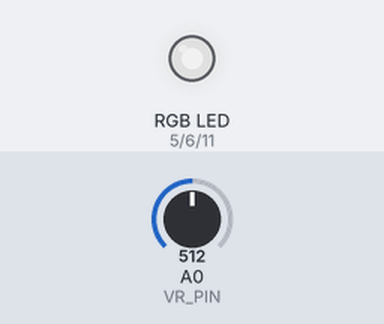
This sketch was run on a simulated Arduino Uno, built with avr-gcc and run on an emulated ATmega328P. Shown: an RGB LED mixed from three pins (HIGH = lit). Inputs (shaded band) come from the test bench; at power-on: A0 (VR_PIN) = 512. Dim RGB values are drawn brighter than linear; what the sketch prints to the serial monitor is not drawn.

Above: at 1.2 s.
1.3 s: A0 (VR_PIN) set to 433
2.8 s: A0 (VR_PIN) set to 411
At 4.0 s:
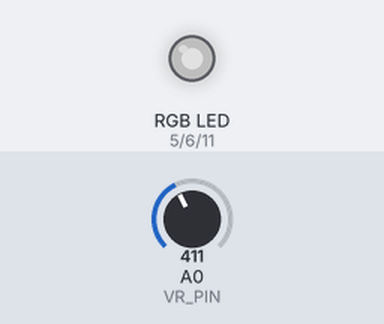
4.3 s: A0 (VR_PIN) set to 125
5.8 s: A0 (VR_PIN) set to 105
At 6.5 s:
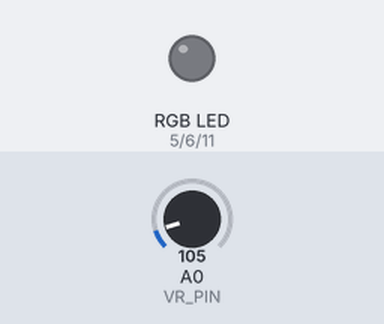
7.3 s: A0 (VR_PIN) set to 900
At 7.6 s:
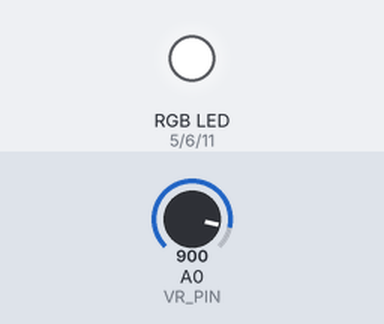
8.8 s: A0 (VR_PIN) set to 750
10.3 s: A0 (VR_PIN) set to 720
At 11.2 s:
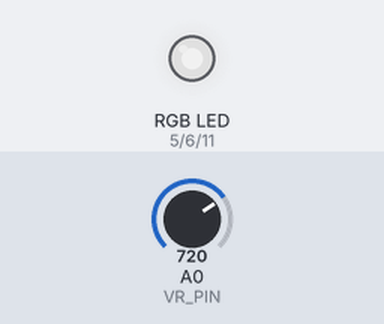
Timing chart, 0 to 12.8 s (numbered marks = the images above; inputs shaded):
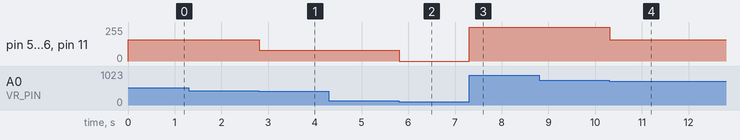

Measured:
- the behaviour switches between 420 and 419 on A0 (VR_PIN) (found by bisection; images 0 and 1)
- the behaviour switches between 113 and 112 on A0 (VR_PIN) (found by bisection; images 1 and 2)
- the behaviour switches between 737 and 736 on A0 (VR_PIN) (found by bisection; images 3 and 4)
- after the input at 2.8 s, pin 5 (LED_RED), pin 6 (LED_GREEN), pin 11 (LED_BLUE): 160/255 → 80/255 at once
- after the input at 5.8 s, pin 5 (LED_RED), pin 6 (LED_GREEN), pin 11 (LED_BLUE): 80/255 → 0/255 at once
- after the input at 7.3 s, pin 5 (LED_RED), pin 6 (LED_GREEN), pin 11 (LED_BLUE): 0/255 → 255/255 at once
- after the input at 10.3 s, pin 5 (LED_RED), pin 6 (LED_GREEN), pin 11 (LED_BLUE): 255/255 → 160/255 at once

The sketch:

3_2_3.ino
```cpp
#define LED_RED 5
#define LED_GREEN 6
#define LED_BLUE  11
#define VR_PIN  A0

void setup() {
  Serial.begin(9600);
}

void loop() {
  int vrValue = analogRead(VR_PIN);
  int percent = map(vrValue,0,1023,0,100);
  Serial.println(percent);

  ledBrightSet(percent);
}

void ledBrightSet(int percentValue)
{
  if (percentValue >= 0 && percentValue <= 10)
  {
    analogWrite(LED_RED, 0);
    analogWrite(LED_GREEN, 0);
    analogWrite(LED_BLUE, 0);
  }
  else if (percentValue >= 11 && percentValue <= 40)
  {
    analogWrite(LED_RED, 80);
    analogWrite(LED_GREEN, 80);
    analogWrite(LED_BLUE, 80);
  }
  else if (percentValue >= 41 && percentValue <= 71)
  {
    analogWrite(LED_RED, 160);
    analogWrite(LED_GREEN, 160);
    analogWrite(LED_BLUE, 160);
  }
  else if (percentValue >= 71 && percentValue <= 100)
  {
    analogWrite(LED_RED, 255);
    analogWrite(LED_GREEN, 255);
    analogWrite(LED_BLUE, 255);
  }
}
//3_2_3.ino
```
